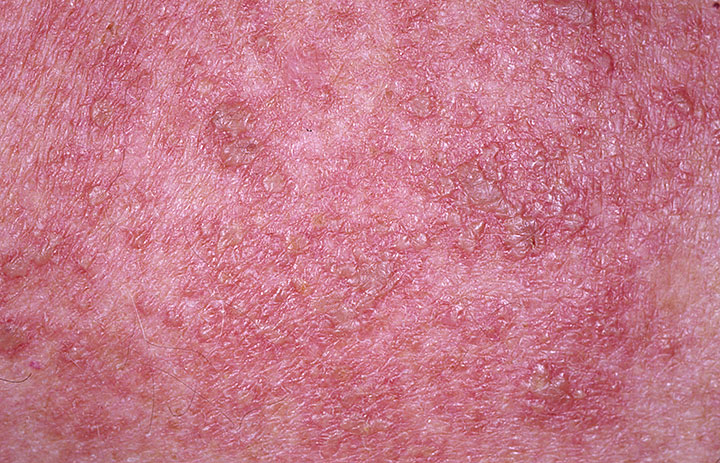
#> input picture HealthInfo_SkinDiagnosis_ImageClassification/cp/herpes_zoster_135.jpg, 720 x 463 px, found by its file name; its folder holds 4 pictures in this run
$ python Image_to_Matrix.py   (Python 2 division)
#> lines starting #> are read from the running program, lines starting #| are printed output that depends on the picture
from PIL import Image
import numpy as np
from os import listdir
from os.path import isfile, join


def read_image_to_matrix(mypath):
  # mypath='/Users/yywxenia/Desktop/images/cp/'
#> called with mypath = '/Users/yywxenia/Desktop/images/cp/'
  onlyfiles = [f for f in listdir(mypath) if isfile(join(mypath,f))]

  for i in range(1,len(onlyfiles)):
    url = mypath+onlyfiles[i]
    # print "Pictures:", url
    im = Image.open(url).convert("L")
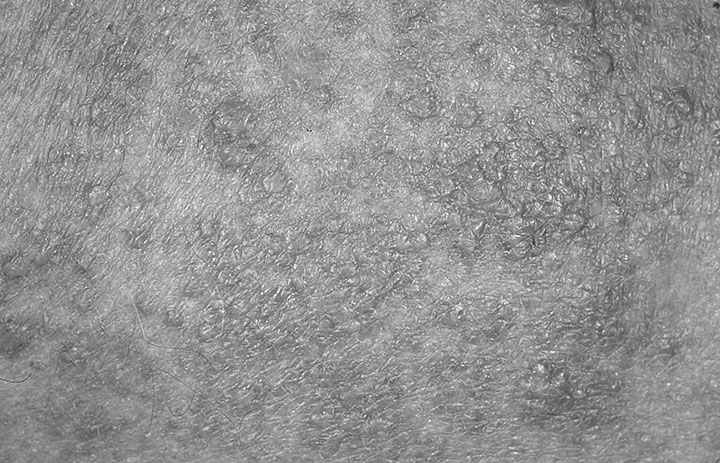
#> im: PIL image 720x463 L; min 33, max 255, mean 146.9
    im2 =im.resize((128,128))
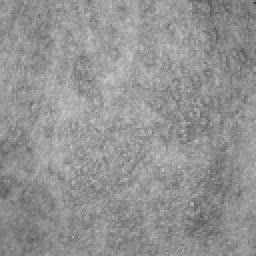
#> im2: PIL image 128x128 L (shown 2 times larger); min 59, max 199, mean 146.8
    # im2.show()
    IM = np.array(im2)
    IM = IM.reshape((1, 16384)) #128*128=16384


    # Provide label for different images:
    if 'measles' in onlyfiles[i]:
      labels=1
    if 'herpes' in onlyfiles[i]:
      labels=2
    if 'ringworm' in onlyfiles[i]:
      labels=3
    if 'varicella' in onlyfiles[i]:
      labels=4


    IM = np.hstack((IM, np.array(labels).reshape((1,1))))
    if i==1:
      Final_Matrix = IM
    else:
      Final_Matrix = np.vstack((Final_Matrix, IM))
#> pass 2 of the loop in read_image_to_matrix, `for i in range(1,len(onlyfiles)):`:
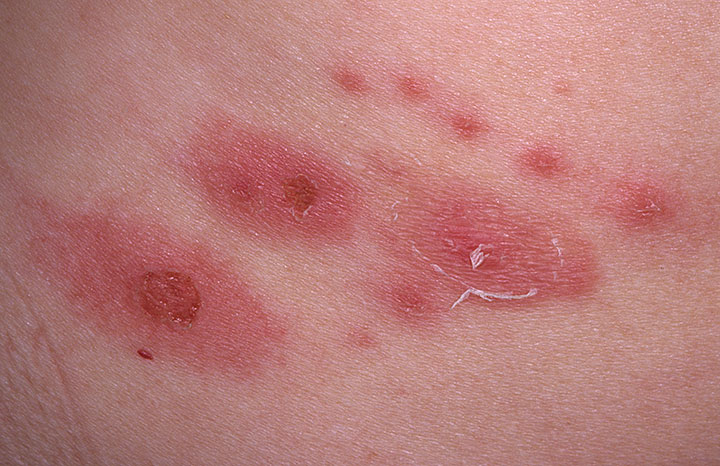
#> input picture HealthInfo_SkinDiagnosis_ImageClassification/cp/herpes_zoster_137.jpg, 720 x 466 px, found by its file name
#> in read_image_to_matrix, `im = Image.open(url).convert("L")`:
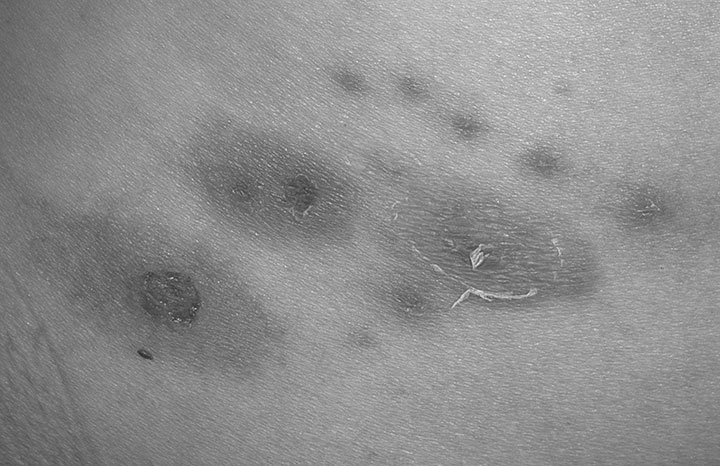
#> im: PIL image 720x466 L; min 40, max 242, mean 141.9
#> in read_image_to_matrix, `im2 =im.resize((128,128))`:
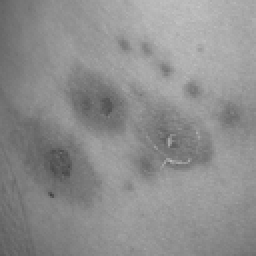
#> im2: PIL image 128x128 L (shown 2 times larger); min 65, max 196, mean 141.9
#> pass 3 of the loop in read_image_to_matrix, `for i in range(1,len(onlyfiles)):`:
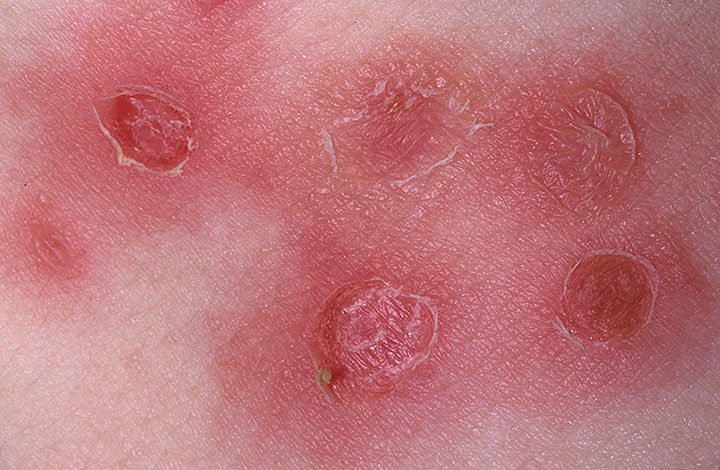
#> input picture HealthInfo_SkinDiagnosis_ImageClassification/cp/herpes_zoster_138.jpg, 720 x 470 px, found by its file name
#> in read_image_to_matrix, `im = Image.open(url).convert("L")`:
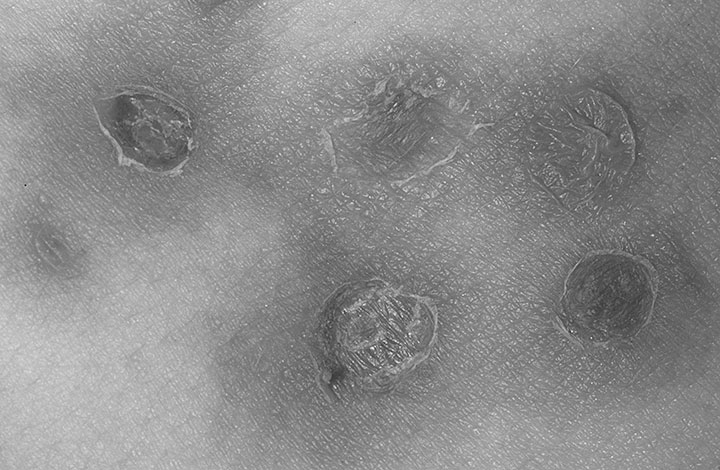
#> im: PIL image 720x470 L; min 14, max 246, mean 138.5
#> in read_image_to_matrix, `im2 =im.resize((128,128))`:
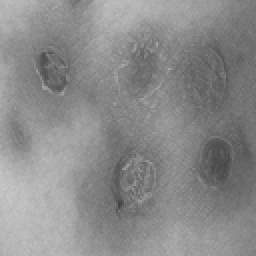
#> im2: PIL image 128x128 L (shown 2 times larger); min 67, max 200, mean 138.5

  print 'Shape of the Matrix:', Final_Matrix.shape
#| Shape of the Matrix: (3, 16385)

  txt_file = np.savetxt('matrix.txt', Final_Matrix, delimiter=',', fmt='%d')

  return txt_file

read_image_to_matrix('/Users/yywxenia/Desktop/images/cp/')
